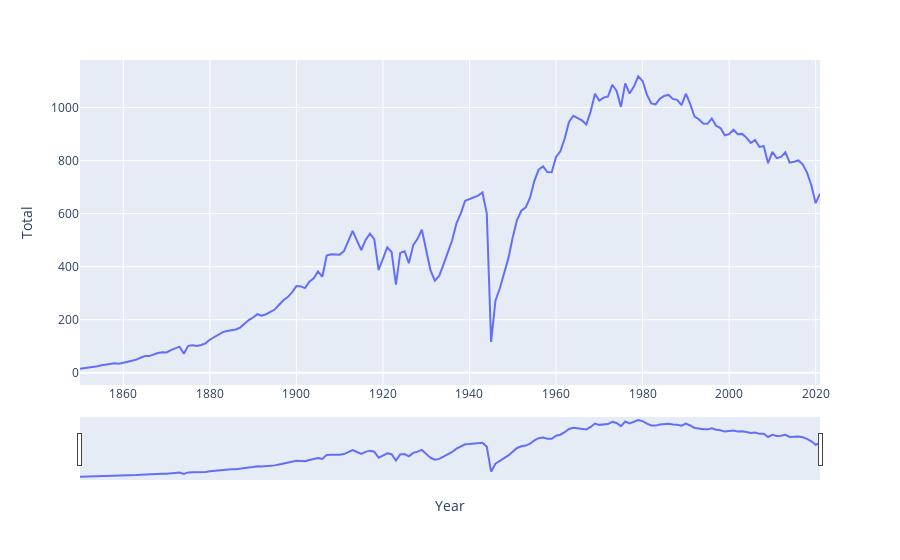

The notebook cell saved with this chart:
### Code cell
#  plot to see total emission versus year for 'Germany'
fig_ger = px.line(df, x=df.index, y="Total")
fig_ger.update_xaxes(rangeslider_visible=True)
fig_ger.show()

### Figure 1 — Plotly figure (JSON) as saved in the notebook; plotly's stock layout.template omitted (floating-point values rounded to 4 significant figures; data arrays with more than 128 entries replaced by an {"elided": "..."} marker saying what was removed)
{"data": [{"hovertemplate": "Year=%{x}<br>Total=%{y}<extra></extra>", "legendgroup": "", "line": {"color": "#636efa", "dash": "solid"}, "marker": {"symbol": "circle"}, "mode": "lines", "name": "", "orientation": "v", "showlegend": false, "type": "scatter", "x": {"elided": "172 int values"}, "xaxis": "x", "y": {"elided": "172 float values"}, "yaxis": "y"}], "layout": {"legend": {"tracegroupgap": 0}, "margin": {"t": 60}, "xaxis": {"anchor": "y", "domain": [0, 1], "rangeslider": {"visible": true}, "title": {"text": "Year"}}, "yaxis": {"anchor": "x", "domain": [0, 1], "title": {"text": "Total"}}}}
